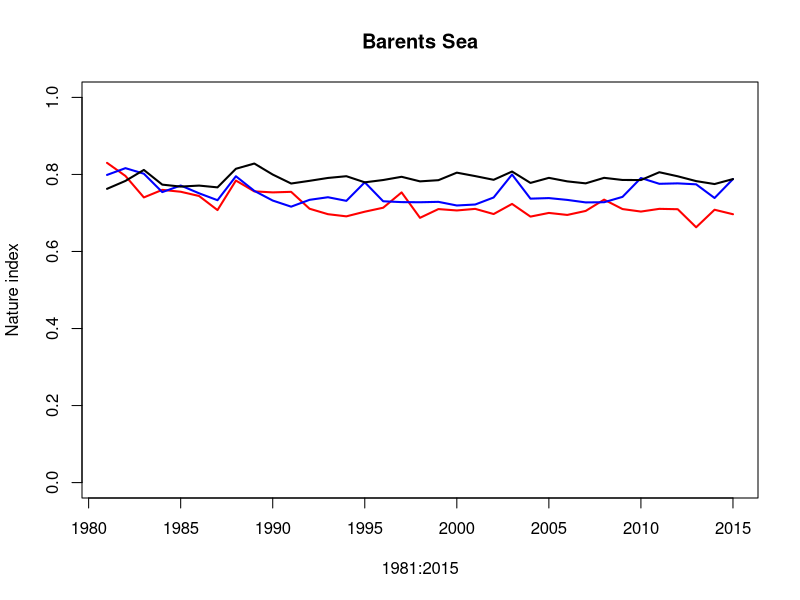
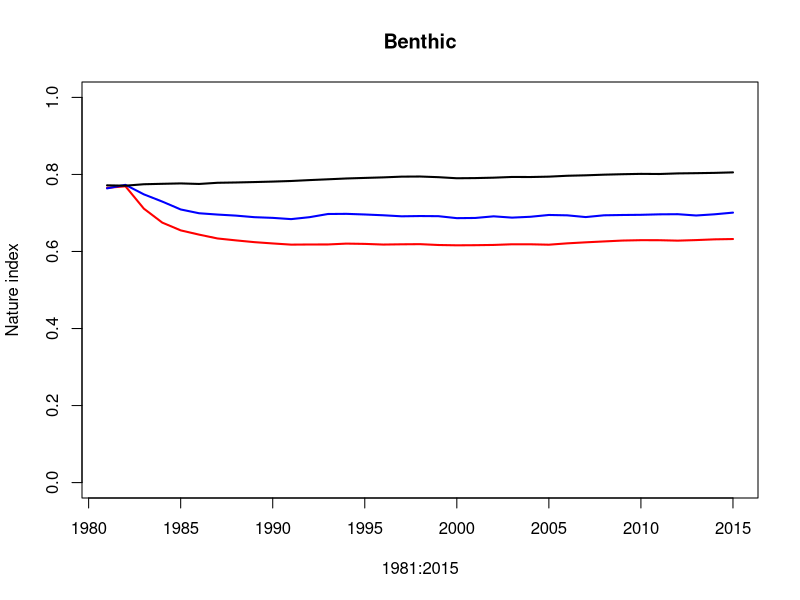
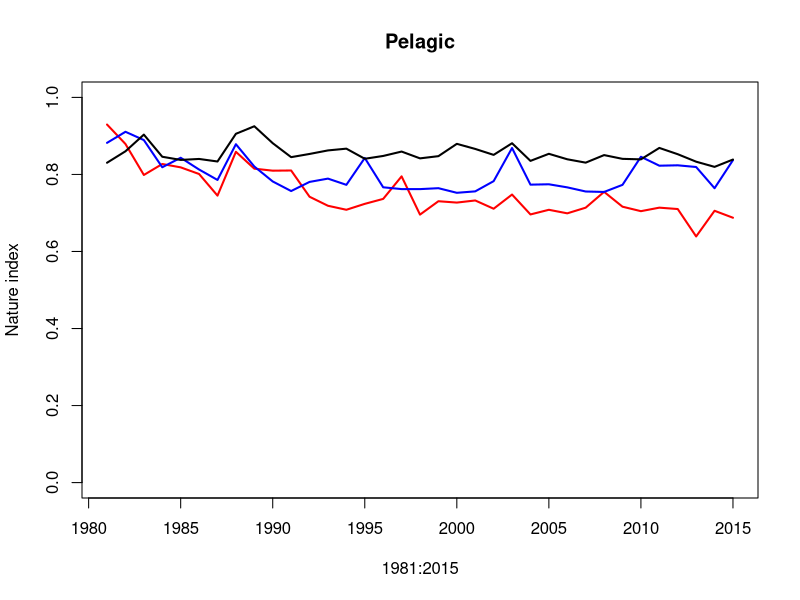

Generate these figures, in order, with R: (Note: this script raises an error after producing the figures.)
library(tidyverse)
# The script calculates the Nature Index from the output of model simulations of the Barents Sea.
# Barent Sea model ....
#
# Indicators: biomass
#
# Reference values are estimated from 

# Functions that scale indicator observations
# Used when there are uncertainties in the indicator observations or reference values.
# So far not used in the Barents Sea calculations.

scaleobs<-function(ValueID=1:2,FK_OmraadeID=rep(1,2),FK_IndicatorID=rep(1,2),FK_RefAarID=c(0,1),nsim=100,
                   bootmat=matrix(1,nrow = 2,ncol = nsim),ref.value.code=0,IndicatorID=1,FK_Scalingmodel=1){
  
  
  Reference.values <- FK_RefAarID == ref.value.code
  refmat <- 0*bootmat
  valuemat <- bootmat
  N.values <- length(ValueID)
  
  for (i in 1:N.values) {
    refmat[i,] <- bootmat[Reference.values & FK_OmraadeID == FK_OmraadeID[i],]
  }
  
  scaled.bootmat <- valuemat/refmat
  dimnames(scaled.bootmat)[[1]] <- ValueID
  
  model.mat <- matrix(1,nrow=N.values,ncol=nsim)
  FK_Scalingmodel <- as.character(FK_Scalingmodel)
  for (i in 1:N.values) {
    model.mat[i,] <- rep(FK_Scalingmodel[IndicatorID == FK_IndicatorID[i]],nsim)
  }
  scaled.bootmat[model.mat == 2] <- (-1)*scaled.bootmat[model.mat == 2] + 2
  scaled.bootmat[scaled.bootmat < 0] <- 0.0
  scaled.bootmat[scaled.bootmat > 1] <- 1.0
  if (!(is.matrix(scaled.bootmat))) {scaled.bootmat <- t(matrix(scaled.bootmat))}
  
  return(scaled.bootmat)
}

# Functions that calculate weights

calculate.fidelity.weights <- function(fidelity = NULL,
                                       functional.group = NULL, 
                                       presence = NULL) {
  
  # Function that calculates fidelity weights
  # functional.groups could be integer, character or factor
  
  fidelity.matrix <- matrix(rep(fidelity,1,each=dim(presence)[1]),ncol=dim(presence)[2])*presence
  fidelity.weight <- fidelity.matrix*0
  
  if (dim(fidelity.matrix)[1] > 1) {
    for (lev in unique(functional.group)) {
      fidelity.weight[,functional.group == lev] <- 
        fidelity.matrix[,functional.group == lev]/
        rowSums(as.matrix(fidelity.matrix[,functional.group == lev]))
    }
  }
  if (dim(fidelity.matrix)[1] == 1) {
    for (lev in unique(functional.group)) {
      fidelity.weight[,functional.group == lev] <- 
        fidelity.matrix[,functional.group == lev]/
        rowSums(t(as.matrix(fidelity.matrix[,functional.group == lev])))
    }
  }
  
  fidelity.weight[is.nan(fidelity.weight)] <- 0
  
  return(fidelity.weight)
}

#-------------

calculate.trophic.weights <- function(functional.group = NULL, 
                                      presence = NULL, 
                                      key.indicator.code = "key",
                                      code.for.absence = 0,
                                      weights.key.indicators = 0.5) {
  
  # Function that calculates trophic weights
  # functional.groups could be integer, character or factor
  
  count.func.group <- function(functional.group, 
                               key.indicator.code = "key",
                               code.for.absence = 0) {
    # Function that counts the number of functional groups other than key indicators
    # in a set of indicators
    
    return(length(unique(functional.group[!(functional.group %in% c(code.for.absence,
                                                                    key.indicator.code))])))
  }
  
  check.for.key.indicators <- function(functional.group,
                                       key.indicator.code = "key") {
    # Function that checks for key indicators among a set of indicators
    
    return(key.indicator.code %in% functional.group)
  }
  
  assign.trophic.weights <- function(functional.group,
                                     n.functional.group,
                                     key.indicators.present, 
                                     key.indicator.code = "key",
                                     code.for.absence = 0,
                                     w = 0.5) {
    # Function that assigns trophic weights to each indicator observed in a BSunit.
    
    # trophic weight for key indicators
    
    trophic.weight <- (functional.group*0) +
      (functional.group == key.indicator.code)*(w + (1-w)*(n.functional.group == 0))
    
    # trophic weight for nonkey indicators
    
    n.functional.group[n.functional.group == 0] <- 1
    trophic.weight <- trophic.weight +
      ((!(functional.group %in% c(code.for.absence,key.indicator.code)))*
         ((1-(w*key.indicators.present))/n.functional.group))
    return(trophic.weight)
  }
  
  if (is.character(functional.group)) {functional.group <- as.factor(functional.group)}
  
  if (is.factor(functional.group)) {
    key.indicator.code <- which(levels(functional.group) == key.indicator.code)
    if (length(key.indicator.code) == 0) {key.indicator.code <- length(levels(functional.group))+10}
    functional.group <- as.integer(functional.group)
    code.for.absence <- 0
  }
  
  functional.group.matrix <- matrix(rep(functional.group,1,each=dim(presence)[1]),
                                    ncol=dim(presence)[2])
  functional.group.matrix <- functional.group.matrix*presence + (!presence)*code.for.absence
  
  n.functional.group <- apply(functional.group.matrix,1,count.func.group,
                              key.indicator.code,code.for.absence)
  key.indicators.present <- apply(functional.group.matrix,1,check.for.key.indicators,
                                  key.indicator.code)
  
  return(apply(functional.group.matrix,2,assign.trophic.weights,
               n.functional.group,key.indicators.present,
               key.indicator.code,code.for.absence,w))
}

#-------------

calculate.BSunit.weights <- function(fidelity,
                                     functional.group, 
                                     presence, 
                                     key.indicator.code = "key",
                                     code.for.absence = 0,
                                     w = 0.5) {
  
  # Function that calculates BSunit.weights. 
  # BSunit.weights are the product of fidelity weights and trophic weights.
  # NI for BSunits is the weighted average of scaled indicator observations within the BSunit
  # using BSunit.weights as weights.
  # BSunit.weights should therefore sum to 1 within each BS-unit.
  
  fidelity.weights <- calculate.fidelity.weights(fidelity, 
                                                 functional.group, 
                                                 presence)
  trophic.weights <- calculate.trophic.weights(functional.group, 
                                               presence, 
                                               key.indicator.code, 
                                               code.for.absence, 
                                               w)
  return(fidelity.weights*trophic.weights)
}

#----------------

#Next two functions are not used in the Barents Sea calculations as there is 
#only one spatial unit in the analysis

#calculate.area.weights <- function(BSunit.area = NULL,
#                                   NIunits = NULL) {
#  
#  # Function that calculates area weights
#  
#  area.weights <- NIunits*0
#  for (i in 1:(dim(area.weights)[2])) {
#    tot.area <- sum(BSunit.area[NIunits[,i] == 1])
#    area.weights[,i] <- BSunit.area*NIunits[,i]/tot.area
#  }
#  return(area.weights)
#}
#
##----------------
#
#
#calculate.NI.weights <- function(BSunit.area = NULL,
#                                 NIunits = NULL,
#                                 fidelity = NULL,
#                                 functional.group = NULL, 
#                                 presence = NULL,
#                                 key.indicator.code = "key",
#                                 code.for.absence = 0,
#                                 w = 0.5) {
#  
#  # Function that calculates weights used in the calculation of the Nature Index for a set of NIunits
#  
#  BSunit.weights <- calculate.BSunit.weights(fidelity, functional.group, presence, key.indicator.code, 
#                                             code.for.absence,w)
#  area.weights <- calculate.area.weights(BSunit.area,NIunits)
#  
#  NI.weights <- vector("list",dim(NIunits)[2])
#  names(NI.weights) <- dimnames(NIunits)[[2]]
#  
#  for (i in 1:dim(NIunits)[2]) {
#    NI.weights[[i]] <- BSunit.weights*
#      matrix(rep(area.weights[,i],dim(BSunit.weights)[2]),ncol=dim(BSunit.weights)[2])
#    dimnames(NI.weights[[i]]) <- dimnames(presence)
#  }
#  
#  return(NI.weights)
#}

# FIRST CALCULATION. 
# REFERENCE VALUES CONSTANT, REFERENCE VALUES READ FROM "virgin_biomass_natureindex"

# Read input data
fmsy0_natureindex<- read.csv("nature_index/scenarios/adjusted/fmsy0_natureindex_adj.csv")
fmsy1_natureindex<- read.csv("nature_index/scenarios/adjusted/fmsy1_natureindex_adj.csv")
fmsy2_natureindex<- read.csv("nature_index/scenarios/adjusted//fmsy2_natureindex_adj.csv")
virgin_biomass_natureindex<- read.csv("nature_index/scenarios/adjusted/virgin_biomass_natureindex_adj.csv")
ni_indicators_noba<- read.csv("nature_index/scenarios/adjusted/ni_indicators_noba_adj.csv")

valuemat_fmsy0 <- as.matrix(fmsy0_natureindex[,4:38])
dimnames(valuemat_fmsy0)[[1]] <- fmsy0_natureindex[,2]
dimnames(valuemat_fmsy0)[[2]] <- 1981:2015

valuemat_fmsy1 <- as.matrix(fmsy1_natureindex[,4:38])
dimnames(valuemat_fmsy1)[[1]] <- fmsy1_natureindex[,2]
dimnames(valuemat_fmsy1)[[2]] <- 1981:2015

valuemat_fmsy2 <- as.matrix(fmsy2_natureindex[,4:38])
dimnames(valuemat_fmsy2)[[1]] <- fmsy2_natureindex[,2]
dimnames(valuemat_fmsy2)[[2]] <- 1981:2015

valuemat_virgin<- as.matrix(virgin_biomass_natureindex[,5]) #4=VB, 5=2100
dimnames(valuemat_virgin)[[1]]<- virgin_biomass_natureindex[,2]

# Read or calculate reference values


refmat <- matrix(rep(virgin_biomass_natureindex[,5],dim(valuemat_virgin)[2]), #also change here for 2100
                 nrow = dim(valuemat_virgin)[1], ncol=dim(valuemat_virgin)[2])

refmat<- as.vector(refmat)
# Scale indicators according to the LOW model
  
scaled.bootmat_fmsy0 <- valuemat_fmsy0/refmat
scaled.bootmat_fmsy0[scaled.bootmat_fmsy0 < 0] <- 0.0
scaled.bootmat_fmsy0[scaled.bootmat_fmsy0 > 1] <- 1.0

scaled.bootmat_fmsy1 <- valuemat_fmsy1/refmat
scaled.bootmat_fmsy1[scaled.bootmat_fmsy1 < 0] <- 0.0
scaled.bootmat_fmsy1[scaled.bootmat_fmsy1 > 1] <- 1.0

scaled.bootmat_fmsy2 <- valuemat_fmsy2/refmat
scaled.bootmat_fmsy2[scaled.bootmat_fmsy2 < 0] <- 0.0
scaled.bootmat_fmsy2[scaled.bootmat_fmsy2 > 1] <- 1.0

# CALCULATE WEIGHTS.

# Create input objects to the weight calculations

#The indicators fidelity to the Barents Sea, pelagic and bethic systems.



fidelity.pelagic <- ni_indicators_noba[,"fidelity_pelagic"] > 0
fidelity.benthic <- ni_indicators_noba[,"fidelity_benthic"] > 0


functional.group <- ni_indicators_noba[,"fk_func_groupID"]
fidelity.whole.ecosystem <- rep(1,length(functional.group))
#Option to reduce the number of functional groups. Lumps all top predators 
#into one group and all intermediate predators into one group

functional.group[functional.group == 9] <- 8
functional.group[functional.group == 2] <- 1

#Option to include key elements. If skipped, there are no key elements
#recognized in the calculation, instead the candidate key elements are treated just like the
#other indicators

functional.group[ni_indicators_noba[,"key_element"]] <- 10

key.indicator.code <- c(10) # Necessary input to weight calculation
code.for.absence <- c(0)
functional.group.benthic <- functional.group*fidelity.benthic
functional.group.pelagic <- functional.group*fidelity.pelagic

# ICunits corresponds to the matrix "presence" that appears in the functions for calculating weights.
# For the Barents Sea calculations, there is only one spatial unit where all indicators are present.
# So, in order to calculate weighgts correctly, using the above functions,
# ICunit should be an 1 x n.ind matrix containing the sequence 1:n.ind, while
# NIunits should be an 1 x 1 matrix of 1.

ICunits <- t(as.matrix(1:length(functional.group)))
dimnames(ICunits)[[1]] <- as.list("Barents Sea")
dimnames(ICunits)[[2]] <- ni_indicators_noba$indicator_name

NIunits <- as.matrix(1)
dimnames(NIunits)[[1]] <- as.list(dimnames(ICunits)[[1]])
dimnames(NIunits)[[2]] <- as.list("Barents Sea")

w = 0.5 # The total weight given to key indicators, when key indicators are present in the data.

Indicator.weights.whole.ecosystem <- calculate.BSunit.weights(fidelity.whole.ecosystem,
                         functional.group, 
                         (ICunits > 0), 
                         key.indicator.code,
                         code.for.absence,
                         w)

Indicator.weights.pelagic <- calculate.BSunit.weights(fidelity.pelagic,
                                              functional.group.pelagic, 
                                              (ICunits > 0), 
                                              key.indicator.code,
                                              code.for.absence,
                                              w)

Indicator.weights.benthic <- calculate.BSunit.weights(fidelity.benthic,
                                              functional.group.benthic, 
                                              (ICunits > 0), 
                                              key.indicator.code,
                                              code.for.absence,
                                              w)

# CALCULATE NATURE INDEX VALUES
# In the case of the Barents Sea simulations, NIs (vector of length n.time) is calculated as 
# the matrix product between Indicator,weights (1 x n.ind matrix) and 
# scaled.bootmat (n.ind x n.time matrix)


nature.index_fmsy0 <- Indicator.weights.whole.ecosystem %*% scaled.bootmat_fmsy0
nature.index_fmsy1 <- Indicator.weights.whole.ecosystem %*% scaled.bootmat_fmsy1
nature.index_fmsy2 <- Indicator.weights.whole.ecosystem %*% scaled.bootmat_fmsy2

as.data.frame(nature.index_fmsy0) %>% gather(year, score, 1:35) -> fmsy0
fmsy0$scenario<- "fmsy0"
as.data.frame(nature.index_fmsy1) %>% gather(year, score, 1:35) -> fmsy1
fmsy1$scenario<- "fmsy1"

as.data.frame(nature.index_fmsy2) %>% gather(year, score, 1:35) -> fmsy2
fmsy2$scenario<- "fmsy2"

index3<- rbind(fmsy0, fmsy1, fmsy2)
index3$year<- as.integer(index3$year)

plot(1981:2015,nature.index_fmsy2,ylim = c(0,1),type="l",col="red",lwd=2,ylab="Nature index")
lines(1981:2015,nature.index_fmsy1,col="blue",lwd=2)
lines(1981:2015,nature.index_fmsy0,col="black",lwd=2)
title("Barents Sea")

a<- ggplot(index3, aes(year,score)) + 
  geom_line(aes(colour=scenario)) + 
  ylim(0.25,1)+ggtitle("Norway Nature Index for the Barents Sea")+
  theme_bw()+
  ggplot2::theme(text = ggplot2::element_text(size=14),
                 axis.text.x = ggplot2::element_text(size=12))+
  xlab("Year")+
  ylab("Score")+ theme(legend.position="none")

nature.index_fmsy0.benthic <- Indicator.weights.benthic %*% scaled.bootmat_fmsy0
nature.index_fmsy1.benthic <- Indicator.weights.benthic %*% scaled.bootmat_fmsy1
nature.index_fmsy2.benthic <- Indicator.weights.benthic %*% scaled.bootmat_fmsy2

as.data.frame(nature.index_fmsy0.benthic) %>% gather(year, score, 1:35) -> fmsy0_benthic
fmsy0_benthic$scenario<- "fmsy0"
as.data.frame(nature.index_fmsy1.benthic) %>% gather(year, score, 1:35) -> fmsy1_benthic
fmsy1_benthic$scenario<- "fmsy1"

as.data.frame(nature.index_fmsy2.benthic) %>% gather(year, score, 1:35) -> fmsy2_benthic
fmsy2_benthic$scenario<- "fmsy2"
benthic_nni<- rbind(fmsy0_benthic, fmsy1_benthic, fmsy2_benthic)
benthic_nni$year<- as.integer(benthic_nni$year)

plot(1981:2015,nature.index_fmsy2.benthic,ylim = c(0,1),type="l",col="red",lwd=2,ylab="Nature index")
lines(1981:2015,nature.index_fmsy1.benthic,col="blue",lwd=2)
lines(1981:2015,nature.index_fmsy0.benthic,col="black",lwd=2)
title("Benthic")
b<- ggplot(benthic_nni, aes(year,score)) +
  geom_line(aes(colour=scenario)) +
  ylim(0.25,1)+ggtitle("Benthic Norway Nature Index for the Barents Sea")+
  theme_bw()+
  ggplot2::theme(text = ggplot2::element_text(size=14),
                 axis.text.x = ggplot2::element_text(size=12))+
  xlab("Year")+
  ylab("Score")+ theme(legend.position="none")

nature.index_fmsy0.pelagic <- Indicator.weights.pelagic %*% scaled.bootmat_fmsy0
nature.index_fmsy1.pelagic <- Indicator.weights.pelagic %*% scaled.bootmat_fmsy1
nature.index_fmsy2.pelagic <- Indicator.weights.pelagic %*% scaled.bootmat_fmsy2

as.data.frame(nature.index_fmsy0.pelagic) %>% gather(year, score, 1:35) -> fmsy0_pelagic
fmsy0_pelagic$scenario<- "fmsy0"
as.data.frame(nature.index_fmsy1.pelagic) %>% gather(year, score, 1:35) -> fmsy1_pelagic
fmsy1_pelagic$scenario<- "fmsy1"

as.data.frame(nature.index_fmsy2.pelagic) %>% gather(year, score, 1:35) -> fmsy2_pelagic
fmsy2_pelagic$scenario<- "fmsy2"
pelagic_nni<- rbind(fmsy0_pelagic, fmsy1_pelagic, fmsy2_pelagic)
pelagic_nni$year<- as.integer(pelagic_nni$year)

c<- ggplot(pelagic_nni, aes(year,score)) + 
  geom_line(aes(colour=scenario)) + ylim(0.25,1)+
  xlim(1981, 2015)+
  ggtitle("Pelagic Norway Nature Index for the Barents Sea")+
  theme_bw()+
  ggplot2::theme(text = ggplot2::element_text(size=14),
                 axis.text.x = ggplot2::element_text(size=12))+
  xlab("Year")+
  ylab("Score")+ theme(legend.position="none")+ theme(legend.position="none")

legend<- ggplot(pelagic_nni, aes(year,score)) + 
  geom_line(aes(colour=scenario)) + ylim(0.25,1)+
  xlim(1981, 2015)+
  ggtitle("Pelagic Norway Nature Index for the Barents Sea")+
  theme_bw()+
  ggplot2::theme(text = ggplot2::element_text(size=14),
                 axis.text.x = ggplot2::element_text(size=12))+
  xlab("Year")+
  ylab("Score")

plot(1981:2015,nature.index_fmsy2.pelagic,ylim = c(0,1),type="l",col="red",lwd=2,ylab="Nature index")
lines(1981:2015,nature.index_fmsy1.pelagic,col="blue",lwd=2)
lines(1981:2015,nature.index_fmsy0.pelagic,col="black",lwd=2)
title("Pelagic")

# 
prow<- plot_grid(a, b, c, labels = c("A", "B", "C"), align = "h", ncol=3)
legend<- get_legend(legend)
plot_grid(prow, legend, rel_widths = c(3, .3))


write.csv(index3, "nature_index/ni_scores.csv", row.names=F)
write.csv(benthic_nni, "nature_index/ni_benthic.csv", row.names = F)
write.csv(pelagic_nni, "nature_index/ni_pelagic.csv", row.names = F)
